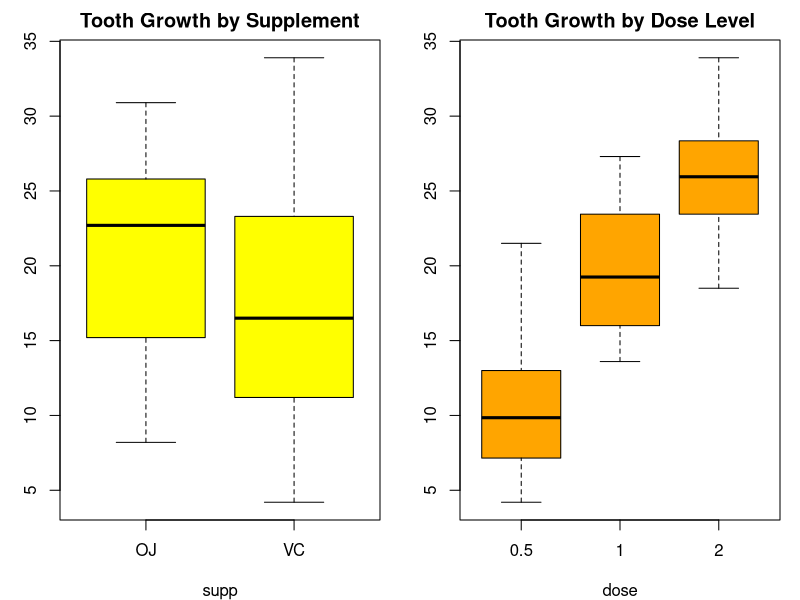

Write R code to recreate this figure. (Note: this script raises an error after producing the figure.)
## ---- chunk 1
library(knitr)
opts_chunk$set(fig.width=4, fig.height=3, dev = 'pdf')
## ---- chunk 2
library(datasets)
library(xtable)
        library(dplyr,warn.conflicts = FALSE)
data(ToothGrowth)
figure <- group_by(ToothGrowth,supp,dose) %>% 
        summarise(count = n(), mean.len=mean(len), 
                  sd.len=signif(sd(len), digits = 3))
figure <- xtable(figure, caption="Basic summary statistics by supp and dose")
## ---- chunk 3
print(figure, caption.placement="top", include.rownames=FALSE, comment=FALSE)
## ---- chunk 4
par(mfrow=c(1,2), mar=c(4,3,2,1))
boxplot(len~supp, data=ToothGrowth, col="yellow", main="Tooth Growth by Supplement")
boxplot(len~dose, data= ToothGrowth, col="orange", main="Tooth Growth by Dose Level")

## ---- chunk 5

t.test(len ~ supp, data=ToothGrowth, paired = FALSE)
## ---- chunk 6
library(dplyr)
ToothGrowth.filtered<-filter(ToothGrowth, dose %in% c(0.5,1))

t.test(len ~ dose, data=ToothGrowth.filtered, paired = FALSE)
## ---- chunk 7
library(dplyr)
ToothGrowth.filtered<-filter(ToothGrowth, dose %in% c(1,2))

test.3 <- t.test(len ~ dose, data=ToothGrowth.filtered, paired = FALSE)
print(test.3)

## ---- chunk 8
s<-split(ToothGrowth,f = list(ToothGrowth$supp, ToothGrowth$dose))
par(mfcol=c(2,3))
par(oma=c(0,0,2,0))
invisible(sapply(s,function(s) {qqnorm(s$len, main = paste(s$sup[1],s$dose[1],sep="-"));qqline(s$len)}))
mtext(text = "Normal probability plots", outer=TRUE)

## ---- chunk 9
library(ggplot2)
ggplot(ToothGrowth,aes(len))+geom_density(size=1)+theme_bw()+facet_grid(supp~dose)+geom_vline(xintercept=mean(ToothGrowth$len), col="red",linetype=2, size=0.8)+labs(title="Tooth Growth by Supplement and Dose")

